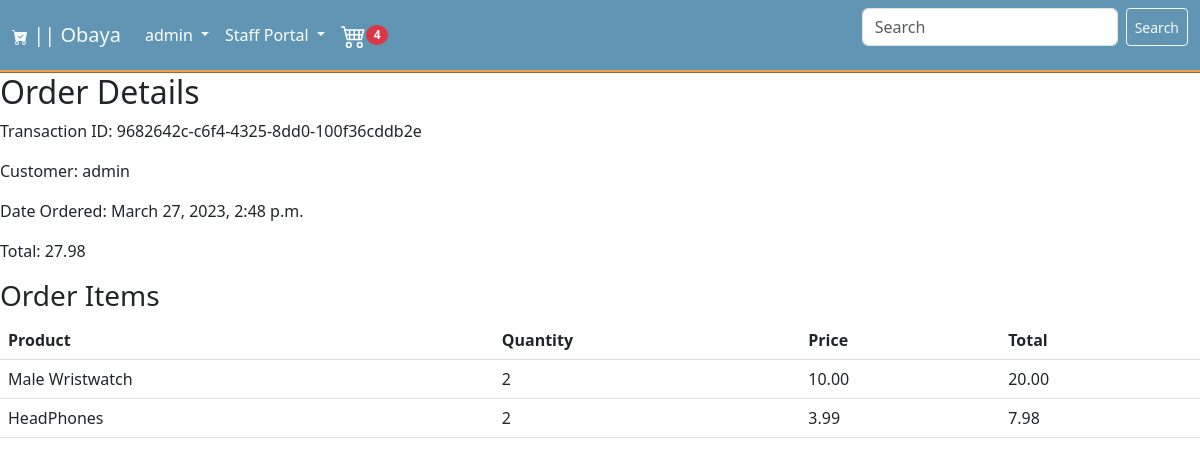
The page /orders/9682642cc6f443258dd0100f36cddb2e (signed in) on the database as committed earlier.
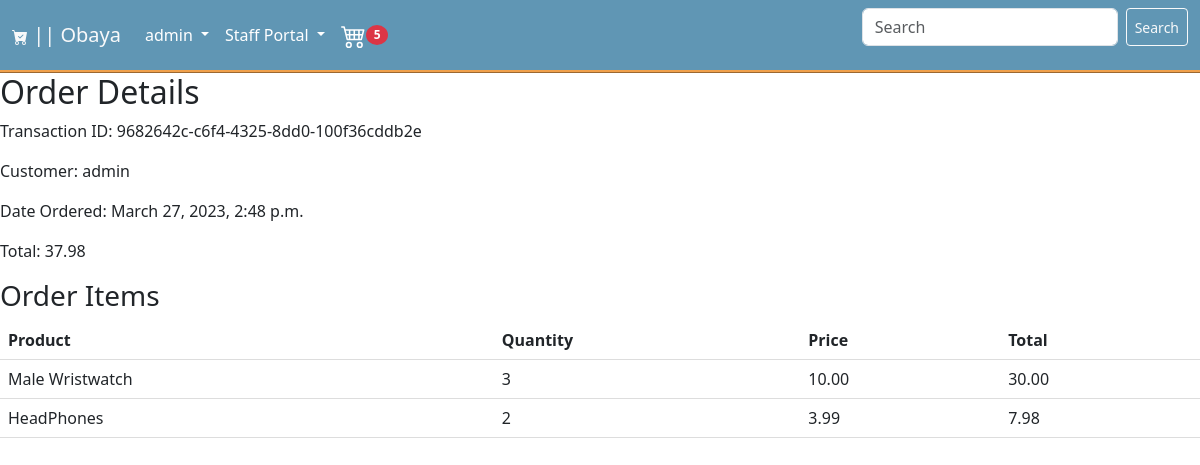
The same page on the database as committed later.
### store/models.py (models this page shows, shortened)
class Order(models.Model):
    customer = models.ForeignKey(Customer, related_name='orders', null=True, blank=True, on_delete =models.CASCADE )
    billing_address = models.ForeignKey(BillingAddress, on_delete=models.SET_NULL, blank=True, null=True, related_name='billing_address_order_set')
    date_ordered = models.DateTimeField(auto_now_add=True)
    complete = models.BooleanField(default=False, null=True, blank=False)
    transaction_id = models.UUIDField(default=uuid.uuid4, primary_key=True)
    @property
    def get_cart_total(self):
        orderitems = self.orderitem_set.all()
        total = sum([item.get_total() for item in orderitems])
        return total
    @property
    def get_cart_items(self):
        orderitems = self.orderitem_set.all()
        total = sum([item.quantity for item in orderitems])
        return total

class OrderItem(models.Model):
    product = models.ForeignKey(Product, on_delete=models.SET_NULL, blank=True, null=True)
    order = models.ForeignKey(Order, on_delete=models.SET_NULL, blank=True, null=True)
    quantity = models.IntegerField(default=0, null=True, blank=True)
    date_added = models.DateTimeField(default=timezone.now)
    def get_total(self):
        total = self.product.price * self.quantity
        return total

class Product(models.Model):
    name = models.CharField(max_length=225, null=True)
    image = models.ImageField(blank=False, null=False)
    description = models.CharField(null=True, blank=True,max_length=50)
    category = models.ForeignKey(Categories, on_delete=models.CASCADE, related_name = 'product_category', null = True)
    price = models.DecimalField(max_digits=7, decimal_places=2)
    digital = models.BooleanField(default=False, null=True, blank=True)
    date_added = models.DateTimeField(default=timezone.now)
    def __str__(self):
        return str(self.name)

class Customer(models.Model):
    user = models.OneToOneField(settings.AUTH_USER_MODEL, on_delete=models.CASCADE, null=True)
    billing_address = models.ForeignKey(BillingAddress, related_name='customers', on_delete=models.SET_NULL, null=True, blank=True)
    def __str__(self):
        return str(self.user)

### store/views.py (the view)
# urls.py: path("orders/<str:pk>", OrderDetail.as_view(), name="order_detail"),
class OrderDetail(StaffRequiredMixin,DetailView):
    model = Order
    template_name = 'customer/order_detail.html'
    def get_context_data(self, **kwargs):
        context = super().get_context_data(**kwargs)
        order = self.get_object()
        order_items = order.orderitem_set.all()
        context['order_items'] = order_items
        return context

### store/views.py (called while the page is built)
    def test_func(self):
        return self.request.user.is_staff

### store/templates/customer/order_detail.html (shortened to what this page needs)
{% extends 'base.html' %}
{% load static %}
{% block content %}
<link rel="stylesheet" type="text/css" href="{% static 'css/orders.css' %}">
    <div class="row">
        <div class="col">
            <h2>Order Details</h2>
            <p>Transaction ID: {{ order.transaction_id }}</p>
            <p>Customer: {{ order.customer }}</p>
            <p>Date Ordered: {{ order.date_ordered }}</p>
            <p>Total: {{ order.get_cart_total }}</p>
            <h3>Order Items</h3>
            <table class=' mb-5'>
                <thead>
                    <tr>
                        <th>Product</th>
                        <th>Quantity</th>
                        <th>Price</th>
                        <th>Total</th>
                    </tr>
                </thead>
                <tbody>
                    {% for item in order_items%}
                        <tr>
                            <td>{{ item.product }}</td>
                            <td>{{ item.quantity }}</td>
                            <td>{{ item.product.price }}</td>
                            <td>{{ item.get_total }}</td>
                        </tr>
                    {% endfor %}
                </tbody>
            </table>
        </div>
    </div>
{% endblock content %}

### store/templates/base.html (shortened to what this page needs)
{% load static %}
{% load bootstrap5 %}
{% bootstrap_css %}
<!DOCTYPE html>
<html lang="en">
<head>
    <link rel="stylesheet" type="text/css" href="{% static 'css/base.css' %}">
</head>
<body>
    <nav class="navbar navbar-expand-lg bg-secondary">
        <div class="container-fluid">
          <a class="navbar-brand text-light" href="{% url 'store' %}"> || Obaya</a>
          <div class="collapse navbar-collapse" id="navbarSupportedContent">
            <ul class="navbar-nav me-auto mb-2 mb-lg-0">
              <li class="nav-item dropdown">
                {% if user.is_authenticated%}
                    <a class="nav-link dropdown-toggle" href="#" role="button" data-bs-toggle="dropdown" aria-expanded="false">
                      {{user.username}}
                    </a>
                {% endif %}
              </li>
              <li class="nav-item dropdown">
                {% if user.is_authenticated and user.is_staff%}
                    <a class="nav-link dropdown-toggle" href="#" role="button" data-bs-toggle="dropdown" aria-expanded="false">
                      Staff Portal
                    </a>
                {% endif %}
              </li>
              <li class="nav-item">
                <a class="nav-link" href=" {% url 'cart' %} "><small class='badge bg-danger rounded-circle'id='cart-badge'>
                 {{order.get_cart_items}}
                </small></a>
              </li>
            </ul>
            <form class="d-flex" method="GET" action="{% url 'store' %}">
              <input class="form-control me-2" type="search" placeholder="Search" aria-label="Search" name="q" style='width:16rem;'>
              <button class="btn btn-sm btn-outline-light text-light" type="submit">Search</button>
            </form>
          </div>
        </div>
    </nav>
{% block content %}
{% endblock content %}
</body>
</html>

Rows that differ between the two databases and show on the page:
changed through a linked row, Order "9682642c-c6f4-4325-8dd0-100f36cddb2e": get_cart_items "4" → "5"; get_cart_total "27.98" → "37.98"
changed OrderItem "Male Wristwatch": quantity "2" → "3"; get_total "20.00" → "30.00"
